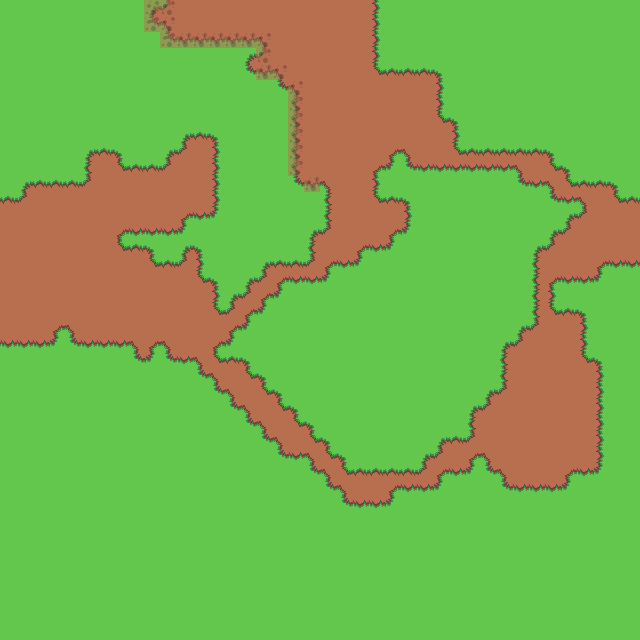

A level layout from a 2D game, rendered from its tile map. Below: a short description, then the map file with tile-grid data replaced by summaries:
An orthogonal 40x40 tile map with 16x16 px tiles, 2 tile layers (Tile Layer 1, collision_layer).

<map version="1.10" tiledversion="1.10.2" orientation="orthogonal" renderorder="right-down" width="40" height="40" tilewidth="16" tileheight="16" infinite="0" nextlayerid="4" nextobjectid="1">
 <properties>
  <property name="id" value="valley_of_trials" />
 </properties>
 <tileset firstgid="1" name="basic_grass_1" tilewidth="16" tileheight="16" tilecount="30" columns="5">
  <image source="Tileset/basic_grass_1.png" width="80" height="96" />
  <wangsets>
   <wangset name="Land" type="mixed" tile="-1">
    <wangcolor name="Dirt" color="#ff0000" tile="-1" probability="1" />
    <wangcolor name="Grass" color="#00ff00" tile="-1" probability="1" />
    <wangtile tileid="0" wangid="2,2,0,1,0,2,2,2" />
    <wangtile tileid="1" wangid="2,2,0,1,1,1,0,2" />
    <wangtile tileid="2" wangid="2,2,2,2,0,1,0,2" />
    <wangtile tileid="4" wangid="2,2,2,2,2,2,2,2" />
    <wangtile tileid="5" wangid="0,1,1,1,0,2,2,2" />
    <wangtile tileid="6" wangid="1,1,1,1,1,1,1,1" />
    <wangtile tileid="7" wangid="0,2,2,2,0,1,1,1" />
    <wangtile tileid="10" wangid="0,1,0,2,2,2,2,2" />
    <wangtile tileid="11" wangid="1,1,0,2,2,2,0,1" />
    <wangtile tileid="12" wangid="0,2,2,2,2,2,0,1" />
    <wangtile tileid="15" wangid="1,1,0,2,0,1,1,1" />
    <wangtile tileid="16" wangid="1,1,1,1,0,2,0,1" />
    <wangtile tileid="17" wangid="0,2,0,1,1,1,1,1" />
    <wangtile tileid="18" wangid="0,1,1,1,1,1,0,2" />
   </wangset>
  </wangsets>
 </tileset>
 <layer id="1" name="Tile Layer 1" width="40" height="40">
  <data>[1600 cells, 1600 non-empty, 14 distinct tile ids]</data>
 </layer>
 <layer id="3" name="collision_layer" width="40" height="40" opacity="0.5">
  <data>[1600 cells, 21 non-empty, 1 distinct tile ids]</data>
 </layer>
</map>
